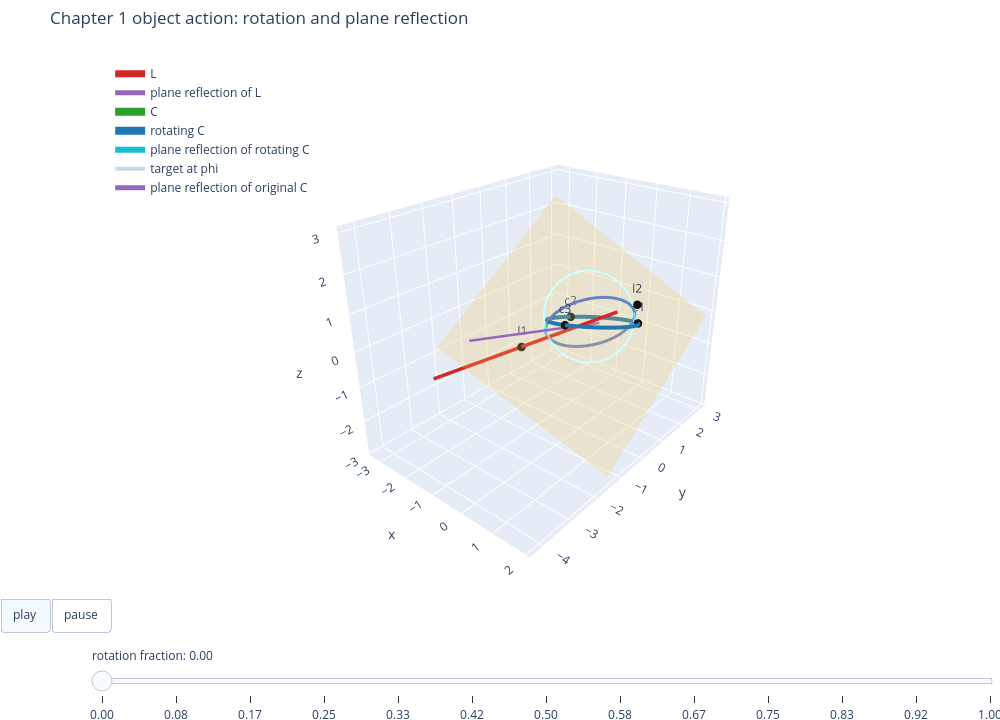

Notebook code for this chart:
### Markdown cell above
## Rotation and Plane Reflection

The chapter's main example then treats the circle and line as objects acted on by
transformations. In full geometric algebra, a rotor-like element can wrap the object in a
sandwich expression. This notebook uses the familiar 3-D rotation matrix around the line
`L`, but the important reading is the same: the whole circle moves, not just a single point.

The second artifact has a slider. Move it to see the circle rotate from angle `0` to `phi`,
while the plane-reflected version updates in step.

### Code cell
phi = np.pi / 2.0
alpha_values = np.linspace(0.0, 1.0, 13)
rotated_circle_points = rotate_points_about_line(circle_points, L, phi)
reflected_line = plane.reflect_line(L)
reflected_circle_points = plane.reflect_points(circle_points)
reflected_rotated_points = plane.reflect_points(rotated_circle_points)

def rotated_at(alpha: float) -> np.ndarray:
    return rotate_points_about_line(circle_points, L, alpha * phi)

fig_plane = go.Figure()
fig_plane.add_trace(plane_surface_trace(plane, "reflecting plane"))
fig_plane.add_trace(line_trace(L, "L", COLORS["line"]))
fig_plane.add_trace(line_trace(reflected_line, "plane reflection of L", COLORS["reflected"], width=5))
fig_plane.add_trace(curve_trace(circle_points, "C", COLORS["circle"], width=8))
fig_plane.add_trace(curve_trace(rotated_at(0.0), "rotating C", COLORS["rotated"], width=8))
fig_plane.add_trace(curve_trace(plane.reflect_points(rotated_at(0.0)), "plane reflection of rotating C", "#17becf", width=6))
fig_plane.add_trace(curve_trace(rotated_circle_points, "target at phi", "rgba(31,119,180,0.25)", width=4))
fig_plane.add_trace(curve_trace(reflected_circle_points, "plane reflection of original C", COLORS["reflected"], width=5))
fig_plane.add_trace(point_trace(np.array([c1, c2, c3, l1, l2]), ["c1", "c2", "c3", "l1", "l2"], "#111111"))

frames = []
for alpha in alpha_values:
    rotated = rotated_at(alpha)
    frames.append(
        go.Frame(
            data=[
                curve_trace(rotated, "rotating C", COLORS["rotated"], width=8),
                curve_trace(plane.reflect_points(rotated), "plane reflection of rotating C", "#17becf", width=6),
            ],
            traces=[4, 5],
            name=f"{alpha:.2f}",
        )
    )
fig_plane.frames = frames
fig_plane.update_layout(
    sliders=[
        {
            "active": 0,
            "currentvalue": {"prefix": "rotation fraction: "},
            "pad": {"t": 35},
            "steps": [
                {
                    "label": frame.name,
                    "method": "animate",
                    "args": [[frame.name], {"mode": "immediate", "frame": {"duration": 0, "redraw": True}, "transition": {"duration": 0}}],
                }
                for frame in frames
            ],
        }
    ],
    updatemenus=[
        {
            "type": "buttons",
            "direction": "left",
            "x": 0.02,
            "y": 0.02,
            "buttons": [
                {
                    "label": "play",
                    "method": "animate",
                    "args": [None, {"frame": {"duration": 220, "redraw": True}, "fromcurrent": True}],
                },
                {
                    "label": "pause",
                    "method": "animate",
                    "args": [[None], {"mode": "immediate", "frame": {"duration": 0, "redraw": False}}],
                },
            ],
        }
    ],
)
finish_figure(fig_plane, "Chapter 1 object action: rotation and plane reflection")

plane_path = save_plotly_html(
    fig_plane,
    "chapter-01",
    "plots",
    "line-circle-plane-reflection.html",
    root=ARTIFACT_ROOT,
)
print(f"saved {plane_path}")
fig_plane

### Figure 1 — Plotly figure (JSON) as saved in the notebook; plotly's stock layout.template omitted (floating-point values rounded to 4 significant figures; data arrays with more than 128 entries replaced by an {"elided": "..."} marker saying what was removed)
{"data": [{"colorscale": [[0, "#f2c14e"], [1, "#f2c14e"]], "hoverinfo": "skip", "name": "reflecting plane", "opacity": 0.24, "showscale": false, "type": "surface", "x": {"elided": "18x18 float values"}, "y": {"elided": "18x18 float values"}, "z": {"elided": "18x18 float values"}}, {"line": {"color": "#d62728", "width": 7}, "mode": "lines", "name": "L", "type": "scatter3d", "x": [-3.297, -3.246, -3.194, -3.142, -3.09, -3.038, -2.986, -2.935, -2.883, -2.831, -2.779, -2.727, -2.675, -2.624, -2.572, -2.52, -2.468, -2.416, -2.364, -2.313, -2.261, -2.209, -2.157, -2.105, -2.053, -2.002, -1.95, -1.898, -1.846, -1.794, -1.742, -1.691, -1.639, -1.587, -1.535, -1.483, -1.431, -1.38, -1.328, -1.276, -1.224, -1.172, -1.12, -1.069, -1.017, -0.9649, -0.9131, -0.8613, -0.8094, -0.7576, -0.7058, -0.6539, -0.6021, -0.5503, -0.4984, -0.4466, -0.3948, -0.3429, -0.2911, -0.2393, -0.1875, -0.1356, -0.08379, -0.03196, 0.01988, 0.07171, 0.1235, 0.1754, 0.2272, 0.279, 0.3309, 0.3827, 0.4345, 0.4864, 0.5382, 0.59, 0.6419, 0.6937, 0.7455, 0.7973], "y": [-2.237, -2.203, -2.169, -2.135, -2.102, -2.068, -2.034, -2.0, -1.966, -1.932, -1.899, -1.865, -1.831, -1.797, -1.763, -1.729, -1.695, -1.662, -1.628, -1.594, -1.56, -1.526, -1.492, -1.459, -1.425, -1.391, -1.357, -1.323, -1.289, -1.255, -1.222, -1.188, -1.154, -1.12, -1.086, -1.052, -1.018, -0.9846, -0.9508, -0.9169, -0.8831, -0.8492, -0.8154, -0.7815, -0.7477, -0.7138, -0.68, -0.6461, -0.6123, -0.5784, -0.5446, -0.5107, -0.4769, -0.443, -0.4092, -0.3753, -0.3415, -0.3076, -0.2738, -0.2399, -0.2061, -0.1722, -0.1384, -0.1045, -0.07069, -0.03684, -0.002995, 0.03085, 0.0647, 0.09855, 0.1324, 0.1663, 0.2001, 0.2339, 0.2678, 0.3016, 0.3355, 0.3693, 0.4032, 0.437], "z": [-1.695, -1.666, -1.637, -1.608, -1.579, -1.55, -1.521, -1.492, -1.463, -1.434, -1.405, -1.376, -1.347, -1.318, -1.289, -1.26, -1.231, -1.202, -1.173, -1.144, -1.115, -1.086, -1.057, -1.028, -0.9992, -0.9703, -0.9413, -0.9123, -0.8833, -0.8543, -0.8253, -0.7964, -0.7674, -0.7384, -0.7094, -0.6804, -0.6514, -0.6225, -0.5935, -0.5645, -0.5355, -0.5065, -0.4775, -0.4486, -0.4196, -0.3906, -0.3616, -0.3326, -0.3036, -0.2747, -0.2457, -0.2167, -0.1877, -0.1587, -0.1297, -0.1008, -0.07177, -0.04279, -0.01381, 0.01518, 0.04416, 0.07314, 0.1021, 0.1311, 0.1601, 0.1891, 0.2181, 0.247, 0.276, 0.305, 0.334, 0.363, 0.392, 0.4209, 0.4499, 0.4789, 0.5079, 0.5369, 0.5659, 0.5948]}, {"line": {"color": "#9467bd", "width": 5}, "mode": "lines", "name": "plane reflection of L", "type": "scatter3d", "x": [0.3526, 0.3472, 0.3419, 0.3366, 0.3312, 0.3259, 0.3205, 0.3152, 0.3099, 0.3045, 0.2992, 0.2939, 0.2885, 0.2832, 0.2779, 0.2725, 0.2672, 0.2618, 0.2565, 0.2512, 0.2458, 0.2405, 0.2352, 0.2298, 0.2245, 0.2192, 0.2138, 0.2085, 0.2032, 0.1978, 0.1925, 0.1871, 0.1818, 0.1765, 0.1711, 0.1658, 0.1605, 0.1551, 0.1498, 0.1445, 0.1391, 0.1338, 0.1285, 0.1231, 0.1178, 0.1124, 0.1071, 0.1018, 0.09644, 0.0911, 0.08577, 0.08043, 0.0751, 0.06976, 0.06442, 0.05909, 0.05375, 0.04842, 0.04308, 0.03774, 0.03241, 0.02707, 0.02174, 0.0164, 0.01107, 0.00573, 0.0003942, -0.004942, -0.01028, -0.01561, -0.02095, -0.02628, -0.03162, -0.03696, -0.04229, -0.04763, -0.05296, -0.0583, -0.06364, -0.06897], "y": [-4.218, -4.154, -4.089, -4.024, -3.959, -3.894, -3.829, -3.764, -3.699, -3.634, -3.57, -3.505, -3.44, -3.375, -3.31, -3.245, -3.18, -3.115, -3.051, -2.986, -2.921, -2.856, -2.791, -2.726, -2.661, -2.596, -2.531, -2.467, -2.402, -2.337, -2.272, -2.207, -2.142, -2.077, -2.012, -1.948, -1.883, -1.818, -1.753, -1.688, -1.623, -1.558, -1.493, -1.428, -1.364, -1.299, -1.234, -1.169, -1.104, -1.039, -0.9743, -0.9094, -0.8445, -0.7796, -0.7147, -0.6499, -0.585, -0.5201, -0.4552, -0.3903, -0.3254, -0.2606, -0.1957, -0.1308, -0.06591, -0.001028, 0.06385, 0.1287, 0.1936, 0.2585, 0.3234, 0.3883, 0.4532, 0.518, 0.5829, 0.6478, 0.7127, 0.7776, 0.8425, 0.9073], "z": [1.486, 1.465, 1.444, 1.423, 1.402, 1.382, 1.361, 1.34, 1.319, 1.298, 1.277, 1.257, 1.236, 1.215, 1.194, 1.173, 1.152, 1.132, 1.111, 1.09, 1.069, 1.048, 1.027, 1.007, 0.9858, 0.9649, 0.9441, 0.9233, 0.9024, 0.8816, 0.8608, 0.8399, 0.8191, 0.7983, 0.7774, 0.7566, 0.7358, 0.7149, 0.6941, 0.6733, 0.6524, 0.6316, 0.6108, 0.5899, 0.5691, 0.5483, 0.5274, 0.5066, 0.4858, 0.4649, 0.4441, 0.4233, 0.4024, 0.3816, 0.3608, 0.3399, 0.3191, 0.2983, 0.2774, 0.2566, 0.2358, 0.2149, 0.1941, 0.1733, 0.1524, 0.1316, 0.1107, 0.08991, 0.06908, 0.04825, 0.02741, 0.006579, -0.01425, -0.03509, -0.05592, -0.07676, -0.09759, -0.1184, -0.1393, -0.1601]}, {"line": {"color": "#2ca02c", "width": 8}, "mode": "lines", "name": "C", "type": "scatter3d", "x": {"elided": "180 float values"}, "y": {"elided": "180 float values"}, "z": {"elided": "180 float values"}}, {"line": {"color": "#1f77b4", "width": 8}, "mode": "lines", "name": "rotating C", "type": "scatter3d", "x": {"elided": "180 float values"}, "y": {"elided": "180 float values"}, "z": {"elided": "180 float values"}}, {"line": {"color": "#17becf", "width": 6}, "mode": "lines", "name": "plane reflection of rotating C", "type": "scatter3d", "x": {"elided": "180 float values"}, "y": {"elided": "180 float values"}, "z": {"elided": "180 float values"}}, {"line": {"color": "rgba(31,119,180,0.25)", "width": 4}, "mode": "lines", "name": "target at phi", "type": "scatter3d", "x": {"elided": "180 float values"}, "y": {"elided": "180 float values"}, "z": {"elided": "180 float values"}}, {"line": {"color": "#9467bd", "width": 5}, "mode": "lines", "name": "plane reflection of original C", "type": "scatter3d", "x": {"elided": "180 float values"}, "y": {"elided": "180 float values"}, "z": {"elided": "180 float values"}}, {"marker": {"color": "#111111", "size": 5}, "mode": "markers+text", "name": "control points", "showlegend": false, "text": ["c1", "c2", "c3", "l1", "l2"], "textposition": "top center", "type": "scatter3d", "x": [1.1, -0.82, 0.2, -1.25, 1.2], "y": [0.95, 0.62, -0.92, -0.9, 0.7], "z": [0.18, -0.1, 0.55, -0.55, 0.82]}], "layout": {"height": 720, "legend": {"bgcolor": "rgba(255,255,255,0.65)", "x": 0.02, "y": 0.98}, "margin": {"b": 0, "l": 0, "r": 0, "t": 48}, "scene": {"aspectmode": "data", "camera": {"eye": {"x": 1.55, "y": -1.85, "z": 1.2}}, "xaxis": {"title": {"text": "x"}}, "yaxis": {"title": {"text": "y"}}, "zaxis": {"title": {"text": "z"}}}, "sliders": [{"active": 0, "currentvalue": {"prefix": "rotation fraction: "}, "pad": {"t": 35}, "steps": [{"args": [["0.00"], {"frame": {"duration": 0, "redraw": true}, "mode": "immediate", "transition": {"duration": 0}}], "label": "0.00", "method": "animate"}, {"args": [["0.08"], {"frame": {"duration": 0, "redraw": true}, "mode": "immediate", "transition": {"duration": 0}}], "label": "0.08", "method": "animate"}, {"args": [["0.17"], {"frame": {"duration": 0, "redraw": true}, "mode": "immediate", "transition": {"duration": 0}}], "label": "0.17", "method": "animate"}, {"args": [["0.25"], {"frame": {"duration": 0, "redraw": true}, "mode": "immediate", "transition": {"duration": 0}}], "label": "0.25", "method": "animate"}, {"args": [["0.33"], {"frame": {"duration": 0, "redraw": true}, "mode": "immediate", "transition": {"duration": 0}}], "label": "0.33", "method": "animate"}, {"args": [["0.42"], {"frame": {"duration": 0, "redraw": true}, "mode": "immediate", "transition": {"duration": 0}}], "label": "0.42", "method": "animate"}, {"args": [["0.50"], {"frame": {"duration": 0, "redraw": true}, "mode": "immediate", "transition": {"duration": 0}}], "label": "0.50", "method": "animate"}, {"args": [["0.58"], {"frame": {"duration": 0, "redraw": true}, "mode": "immediate", "transition": {"duration": 0}}], "label": "0.58", "method": "animate"}, {"args": [["0.67"], {"frame": {"duration": 0, "redraw": true}, "mode": "immediate", "transition": {"duration": 0}}], "label": "0.67", "method": "animate"}, {"args": [["0.75"], {"frame": {"duration": 0, "redraw": true}, "mode": "immediate", "transition": {"duration": 0}}], "label": "0.75", "method": "animate"}, {"args": [["0.83"], {"frame": {"duration": 0, "redraw": true}, "mode": "immediate", "transition": {"duration": 0}}], "label": "0.83", "method": "animate"}, {"args": [["0.92"], {"frame": {"duration": 0, "redraw": true}, "mode": "immediate", "transition": {"duration": 0}}], "label": "0.92", "method": "animate"}, {"args": [["1.00"], {"frame": {"duration": 0, "redraw": true}, "mode": "immediate", "transition": {"duration": 0}}], "label": "1.00", "method": "animate"}]}], "title": {"text": "Chapter 1 object action: rotation and plane reflection"}, "updatemenus": [{"buttons": [{"args": [null, {"frame": {"duration": 220, "redraw": true}, "fromcurrent": true}], "label": "play", "method": "animate"}, {"args": [[null], {"frame": {"duration": 0, "redraw": false}, "mode": "immediate"}], "label": "pause", "method": "animate"}], "direction": "left", "type": "buttons", "x": 0.02, "y": 0.02}], "width": 1000}}
